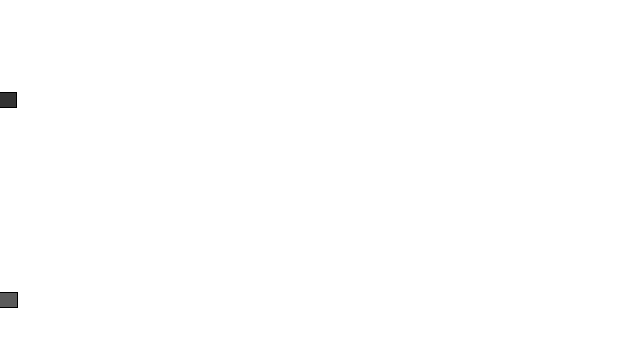
Frame 1 (no input)
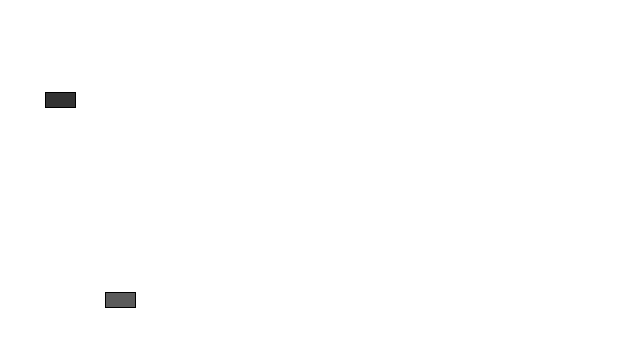
Frame 60 (the mouse pressed at the canvas centre just before this capture)
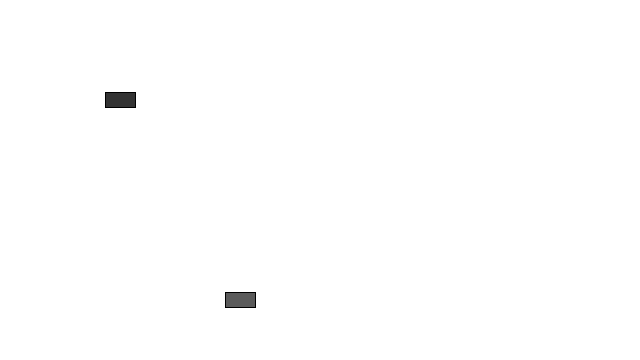
Frame 120 (the mouse held since frame 60 and released just before this capture)

The Processing sketch that drew these frames (run headless with seeded random() and noise(); from frame 60 on, the mouse is pressed at the canvas centre):

// Processing sketch: day_15
// ── day_15.pde
Car myCar1;
Car myCar2; //2objects

void setup(){
  size(640,360);
myCar1 = new Car(color(51),0,100,1);
myCar2 = new Car(color(90),0,300,2);
}
void draw(){
  background(255);
  myCar1.move();
  myCar1.display();
  myCar2.move();
  myCar2.display();
   }

  
// ── day16.pde
class Car {
  color c;
  float xpos;
  float ypos;
  float xspeed;
  Car(color tempC, float tempXpos, float tempYpos, float tempXspeed){
  //Making car constructor with variables for input
  c = tempC;
  xpos = tempXpos;
  ypos = tempYpos;
  xspeed = tempXspeed;
  }
  void display(){
    stroke(0);
    fill(c);
    rectMode(CENTER);
    rect(xpos,ypos,30,15);
  }
  void move(){
    xpos = xpos + xspeed;
    if (xpos > width){
      xpos = 0; 
    }
   }
}
  
